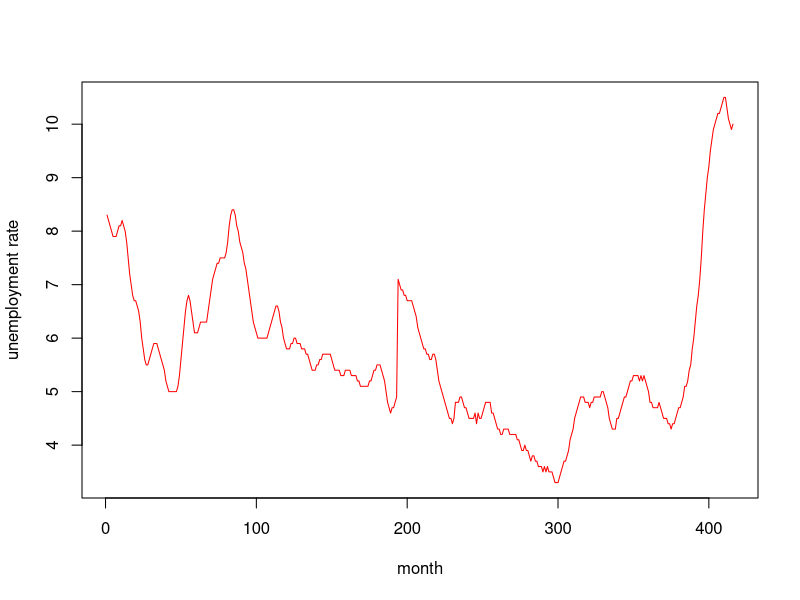
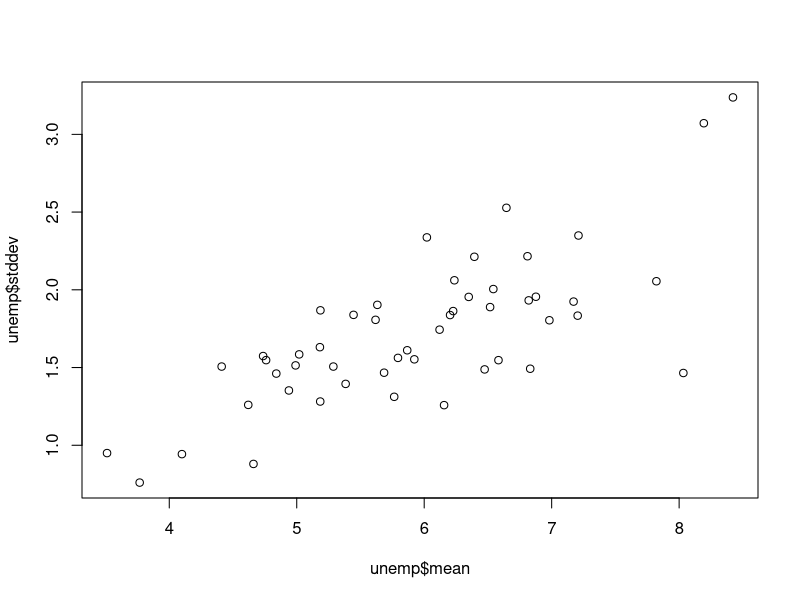
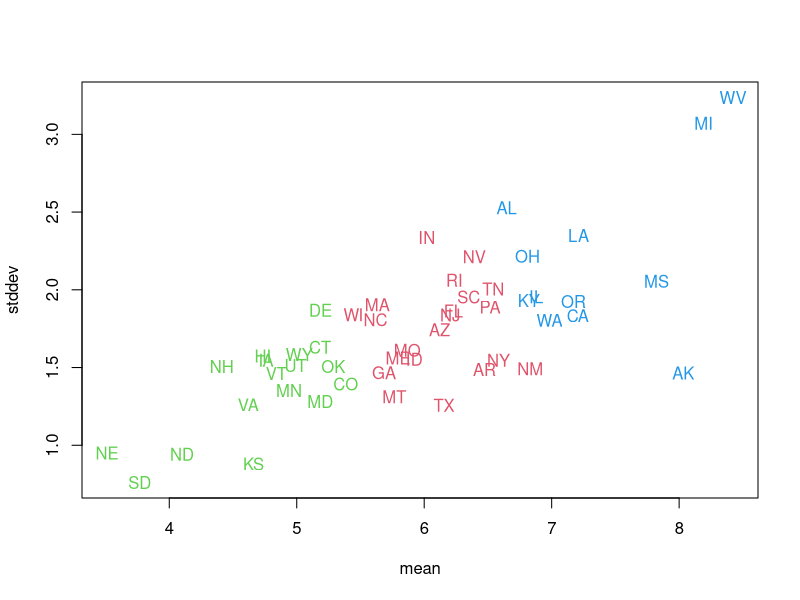

Reproduce these figures in R, in order.
library(gdata)

unemp = read.csv("unemp.csv")
unempstates = read.csv("unempstates.csv")
View(unemp)

plot(unempstates[,10],type="l",xlab="month",ylab="unemployment rate",col="red")
View(unemp)
View(unempstates)
plot(unemp$mean,unemp$stddev)
unempstates = t(unempstates)

#on 416 dimensions
set.seed(1)
grpunemp <- kmeans(unempstates, centers=3, nstart=10)
o=order(grpunemp$cluster)
d1 = data.frame(unemp$state[o],grpunemp$cluster[o])




#on 2 dimensions
set.seed(1)
grpunemp1 <- kmeans(unemp[,c("mean","stddev")], centers=3, nstart=10)
o1 = order(grpunemp1$cluster)
d2 = data.frame(unemp$state[o1],grpunemp1$cluster[o1])
plot(unemp$mean,unemp$stddev,type="n",xlab="mean", ylab="stddev")
text(x=unemp$mean,y=unemp$stddev,labels=unemp$state, col=grpunemp1$cluster+1)

View(d1)
View(d2)
